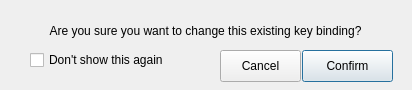
<?xml version="1.0" encoding="UTF-8"?>
<ui version="4.0">
 <class>Dialog</class>
 <widget class="QDialog" name="Dialog">
  <property name="windowModality">
   <enum>Qt::ApplicationModal</enum>
  </property>
  <property name="geometry">
   <rect>
    <x>0</x>
    <y>0</y>
    <width>412</width>
    <height>90</height>
   </rect>
  </property>
  <property name="sizePolicy">
   <sizepolicy hsizetype="Maximum" vsizetype="Maximum">
    <horstretch>0</horstretch>
    <verstretch>0</verstretch>
   </sizepolicy>
  </property>
  <property name="maximumSize">
   <size>
    <width>412</width>
    <height>90</height>
   </size>
  </property>
  <property name="windowTitle">
   <string>Confirm Changing Existing Binding</string>
  </property>
  <widget class="QLabel" name="label">
   <property name="geometry">
    <rect>
     <x>20</x>
     <y>10</y>
     <width>371</width>
     <height>41</height>
    </rect>
   </property>
   <property name="text">
    <string>Are you sure you want to change this existing key binding?</string>
   </property>
   <property name="alignment">
    <set>Qt::AlignCenter</set>
   </property>
  </widget>
  <widget class="QCheckBox" name="doNotShowCheckBox">
   <property name="geometry">
    <rect>
     <x>30</x>
     <y>50</y>
     <width>161</width>
     <height>20</height>
    </rect>
   </property>
   <property name="text">
    <string>Don't show this again</string>
   </property>
  </widget>
  <widget class="QPushButton" name="confirmButton">
   <property name="geometry">
    <rect>
     <x>302</x>
     <y>50</y>
     <width>91</width>
     <height>32</height>
    </rect>
   </property>
   <property name="text">
    <string>Confirm</string>
   </property>
  </widget>
  <widget class="QPushButton" name="cancelButton">
   <property name="geometry">
    <rect>
     <x>220</x>
     <y>50</y>
     <width>81</width>
     <height>32</height>
    </rect>
   </property>
   <property name="text">
    <string>Cancel</string>
   </property>
  </widget>
 </widget>
 <resources/>
 <connections/>
</ui>
